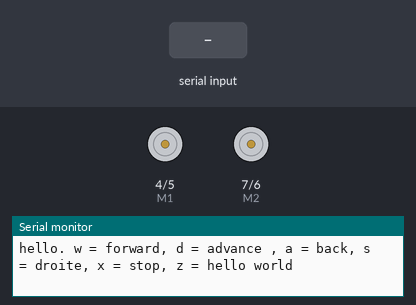
A sketch run on a simulated Arduino Uno, built with avr-gcc and run on an emulated ATmega328P. Shown: direction and speed pins drawn as motors (green arrow = direction pin HIGH = forward, orange = LOW = backward, longer = more drive), the last lines printed to the serial monitor. Inputs (shaded band) come from the test bench.

Above: at 1.2 s.
1.3 s: "w" received over Serial
At 2.1 s:
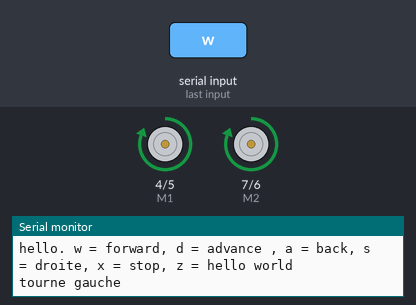
3.8 s: "s" received over Serial
At 4.3 s:
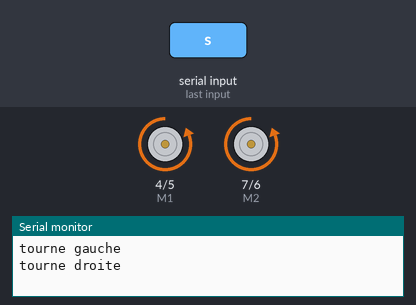
6.3 s: "a" received over Serial
At 7.1 s:
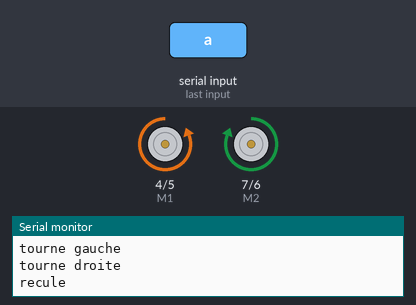
8.8 s: "d" received over Serial
At 9.3 s:
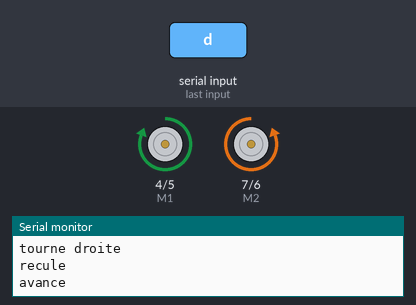
Timing chart, 0 to 11.8 s (numbered marks = the images above; inputs shaded):
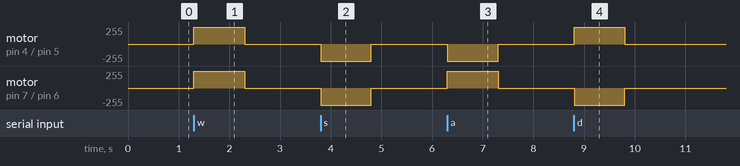

The sketch:

code_test_moteur_avec_clavier.ino
```cpp
/*
 # Edited by:  Matt
 # Date:       2015.09.06
 # Version:    1.1
 # Product:    Cherokey 4WD Mobile Platform
 # SKU:        ROB0102/ROB0117

 # Description:
 # Drive 2 motors with this Cherokey 4WD Mobile Platform
 # Connect D4,D5,D6,D7,GND to UNO digital 4,5,6,7,GND
*/

// Déclaration des broches utilisées pour contrôler les moteurs
int E1 = 5;     // Contrôle de la vitesse du moteur 1 (via PWM sur D5)
int E2 = 6;     // Contrôle de la vitesse du moteur 2 (via PWM sur D6)
int M1 = 4;     // Contrôle de la direction du moteur 1 (avant/arrière)
int M2 = 7;     // Contrôle de la direction du moteur 2

// Fonction pour arrêter complètement les moteurs
void stop(void)
{
  digitalWrite(E1, 0);       // Coupe la vitesse du moteur 1
  digitalWrite(M1, LOW);     // Direction neutre
  digitalWrite(E2, 0);       // Coupe la vitesse du moteur 2
  digitalWrite(M2, LOW);     // Direction neutre
}

// Fonction pour faire avancer le robot
void advance(char a, char b)
{
  analogWrite(E1, a);        // Applique une vitesse au moteur 1
  digitalWrite(M1, HIGH);    // Moteur 1 en marche avant
  analogWrite(E2, b);        // Applique une vitesse au moteur 2
  digitalWrite(M2, HIGH);    // Moteur 2 en marche avant
}

// Fonction pour reculer le robot
void back_off(char a, char b)
{
  analogWrite(E1, a);        // Vitesse pour moteur 1
  digitalWrite(M1, LOW);     // Moteur 1 en marche arrière
  analogWrite(E2, b);        // Vitesse pour moteur 2
  digitalWrite(M2, LOW);     // Moteur 2 en marche arrière
}

// Fonction pour tourner à gauche
void turn_L(char a, char b)
{
  analogWrite(E1, a);        // Vitesse moteur 1
  digitalWrite(M1, LOW);     // Moteur 1 en marche arrière
  analogWrite(E2, b);        // Vitesse moteur 2
  digitalWrite(M2, HIGH);    // Moteur 2 en marche avant
}

// Fonction pour tourner à droite
void turn_R(char a, char b)
{
  analogWrite(E1, a);        // Vitesse moteur 1
  digitalWrite(M1, HIGH);    // Moteur 1 en marche avant
  analogWrite(E2, b);        // Vitesse moteur 2
  digitalWrite(M2, LOW);     // Moteur 2 en marche arrière
}

// Fonction d'initialisation : configuration des broches et affichage d'instructions
void setup(void) {
  int i;
  for (i = 4; i <= 7; i++)    // Définit les broches 4 à 7 comme sorties
    pinMode(i, OUTPUT);

  Serial.begin(9600);         // Initialise la communication série à 9600 bauds

  // Affiche les commandes disponibles dans le moniteur série
  Serial.println("hello. w = forward, d = advance , a = back, s = droite, x = stop, z = hello world");

  digitalWrite(E1, LOW);      // Coupe la vitesse des moteurs au démarrage
  digitalWrite(E2, LOW);
}

// Boucle principale : attend les commandes de l'utilisateur
void loop(void) {
  if (Serial.available()) {       // Vérifie si une commande est reçue via USB
    char val = Serial.read();     // Lit le caractère envoyé

    if (val != -1)                // Vérifie que le caractère est valide
    {
      switch (val)               // Exécute l'action correspondante à la commande
      {
        case 'w':                // Avancer
          Serial.println("tourne gauche");
          advance(255, 255);     // Vitesse maximale pour avancer
          delay(1000);           // Avance pendant 1 seconde
          stop();                // Puis arrêt
          break;

        case 's':                // Reculer
          Serial.println("tourne droite");
          back_off(255, 255);    // Recul à pleine vitesse
          delay(1000);
          stop();
          break;

        case 'a':                // Tourner à gauche
          Serial.println("recule");
          turn_L(255, 255);      // Rotation vers la gauche
          delay(1000);
          stop();
          break;

        case 'd':                // Tourner à droite
          Serial.println("avance");
          turn_R(255, 255);      // Rotation vers la droite
          delay(1000);
          stop();
          break;

        case 'z':                // Message test
          Serial.println("hello world!");
          break;

        case 'x':                // Arrêt immédiat
          Serial.println("stop");
          stop();
          break;
      }
    }
    else stop();  // Si aucun caractère valide n'est reçu, arrêt de sécurité
  }
}
```

Measured:
- after the input at 1.3 s, motor on pin 4 (M1) / pin 5 (E1), motor on pin 7 (M2) / pin 6 (E2): stopped → forward 255/255 at once, → stopped 1.0 s later
- after the input at 3.8 s, motor on pin 4 (M1) / pin 5 (E1), motor on pin 7 (M2) / pin 6 (E2): stopped → backward 255/255 at once, → stopped 1.0 s later
- after the input at 6.3 s, motor on pin 4 (M1) / pin 5 (E1): stopped → backward 255/255 at once, → stopped 1.0 s later; motor on pin 7 (M2) / pin 6 (E2): stopped → forward 255/255 at once, → stopped 1.0 s later
- after the input at 8.8 s, motor on pin 4 (M1) / pin 5 (E1): stopped → forward 255/255 at once, → stopped 1.0 s later; motor on pin 7 (M2) / pin 6 (E2): stopped → backward 255/255 at once, → stopped 1.0 s later
